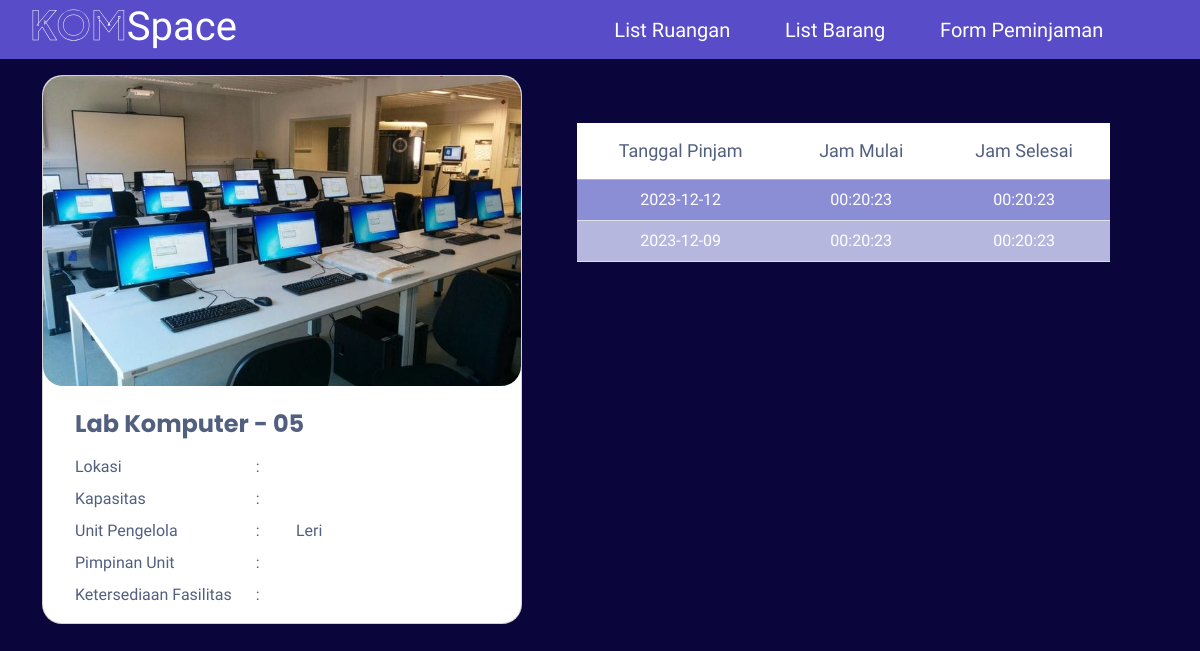
Page /user/info_ruangan.php?id_ruangan=5 on the committed database.
### tables this page shows
CREATE TABLE `ruangan` (
  `nama_ruangan` varchar(40) DEFAULT NULL,
  `kode_ruangan` varchar(20) DEFAULT NULL,
  `id_ruangan` int NOT NULL,
  `img` longblob,
  `penanggung_jawab` varchar(50) DEFAULT NULL
);

CREATE TABLE `peminjaman_ruangan` (
  `id_peminjaman` int NOT NULL,
  `id_ruangan` int DEFAULT NULL,
  `id_user` int DEFAULT NULL,
  `tanggal_peminjaman` date DEFAULT NULL,
  `waktu_mulai` time DEFAULT NULL,
  `waktu_selesai` time DEFAULT NULL,
  `status` varchar(20) DEFAULT NULL,
  `nama_ruangan` varchar(50) DEFAULT NULL
);

### user/info_ruangan.php (the view, shortened to what this page needs)
<?php
include("../database/connect.php");
$id_ruangan = $_GET['id_ruangan'];
$sql = "
    SELECT r.*, p.tanggal_peminjaman, p.waktu_mulai, p.waktu_selesai
    FROM ruangan r
    LEFT JOIN peminjaman_ruangan p ON r.id_ruangan = p.id_ruangan
    WHERE r.id_ruangan = '$id_ruangan'
";
$result = mysqli_query($conn, $sql);
$room = mysqli_fetch_array($result);
?>
<!DOCTYPE html>
<html lang="en">
<head>
    <link rel="stylesheet" href="../css/style.css">
    <link href='https://unpkg.com/boxicons@2.1.1/css/boxicons.min.css' rel='stylesheet'>
    <link href="https://cdn.jsdelivr.net/npm/bootstrap@5.3.3/dist/css/bootstrap.min.css" rel="stylesheet">
    <link href='https://unpkg.com/boxicons@2.1.1/css/boxicons.min.css' rel='stylesheet'>
</head>
<body>
<nav class="navbar">
    <div class="tulisan">
        <h1 class="logo"><a href="../index.php">
          <span style="background: url(https://cdn.textures4photoshop.com/tex/thumbs/seamless-galaxy-with-stars-texture-for-photoshop-thumb48.jpg) no-repeat center center;
            -webkit-background-clip: text; -webkit-text-stroke: 0.5px #fff;
            color: transparent; background-size: cover;">KOM</span>Space</span>
        </a></h1>
        <div class="container d-flex">
            <ul class="ms-auto" style="list-style-type: none;">
                <li>
                    <a href="ruangan.php">List Ruangan</a>
                </li>
                <li>
                    <a href="barang.php">List Barang</a>
                </li>
                <li>
                    <a href="data_pinjam_ruang.php">Form Peminjaman</a>
                </li>
                <li>
                    <a href="../logout.php" class="d-flex align-items-center"><ion-icon name="log-out-outline" style="font-size: 32px;"></ion-icon></a>
                </li>
            </ul>
        </div>
    </div>
</nav>
<div class="container">
    <div class="row justify-content-around mt-3">
      <div class="col-lg-5 col-md-auto col-sm-auto mb-5 card-room">
        <div class="card" style="width: 480px;">
          <img src="../img/<?php echo $room['img']; ?>" alt="Room Image" class="card-img-top card-img" style="max-height: 310px; object-fit: cover;" alt="...">
          <div class="card-body card-info ms-3" style="color: #525F7F;">
            <h5 class="card-title text-title text-start py-2 fs-4 fw-bold" style="font-family: Poppins;"><?php echo $room['nama_ruangan']; ?></h5>
            <table class="card-text text-subtitle text-start">
            <tr>
                    <td style="vertical-align: top;">Lokasi</td>
                    <td class="px-4 pb-2" style="vertical-align: top;">:
                        &emsp;
                        &ensp;
                    </td>
                </tr>
                <tr>
                    <td style="vertical-align: top;">Kapasitas</td>
                    <td class="px-4 pb-2" style="vertical-align: top;">:
                        &emsp;
                        &ensp;
                    </td>
                </tr>
                <tr>
                    <td style="vertical-align: top;">Unit Pengelola</td>
                    <td class="px-4 pb-2" style="vertical-align: top;">:
                        &emsp;
                        &ensp;
                        <?php echo $room['penanggung_jawab']; ?>
                    </td>
                </tr>
                <tr>
                    <td style="vertical-align: top;">Pimpinan Unit</td>
                    <td class="px-4 pb-2" style="vertical-align: top;">:
                        &emsp;
                        &ensp;
                    </td>
                </tr>
                <tr>
                    <td style="vertical-align: top;">Ketersediaan Fasilitas</td>
                    <td class="px-4 d-flex" style="vertical-align: top;">:
                        <ul>
                        </ul>
                    </td>
                </tr>
                </table>
          </div>
        </div>
    </div>
 <div class="col-lg-7 col-md-auto col-sm-auto mb-5 ps-lg-4">
            <div class="table-responsive d-flex">
                <table class="table table-striped table-hover m-5 text-center">
                    <thead class="table-primary tab-heading lh-lg" style="--bs-table-bg: #ffff;">
                        <tr>
                        <th scope="col">Tanggal Pinjam</th>
                        <th scope="col">Jam Mulai</th>
                        <th scope="col">Jam Selesai</th>
                        </tr>
                    </thead>
                    <tbody class="align-middle lh-base">
                        <?php
                        $peminjamanSql = "SELECT * FROM peminjaman_ruangan WHERE id_ruangan = '$id_ruangan'";
                        $peminjamanResult = mysqli_query($conn, $peminjamanSql);
                        while ($peminjaman = mysqli_fetch_array($peminjamanResult)) {
                        ?>
                        <tr>
                            <td><?php echo $peminjaman["tanggal_peminjaman"]; ?></td>
                            <td><?php echo $peminjaman["waktu_mulai"]; ?></td>
                            <td><?php echo $peminjaman["waktu_selesai"]; ?></td>
                        </tr>
                        <?php
                        }
                        ?>
                    </tbody>
                </table>
            </div>
        </div>
</body>
</html>

### css/style.css (style rules this page uses)
* { margin: 0; padding: 0; box-sizing: border-box; font-family: "Itim", cursive; }
body { min-height: 100vh; justify-content: center; background: rgb(10, 5, 59) !important; }
.card-room > .card, .card > img { border-radius: 20px !important; }
.navbar .tulisan { padding-left: 20px; width: 100%; display: flex; flex-direction: row; --bs-bg-opacity: 1; background-color: rgba(88, 76, 200, 1) !important; }
.navbar .tulisan ul { justify-content: space-between; font-size: 20px; align-items: center; display: flex; flex-direction: row; padding: 0 20px 0 0 !important; margin-bottom: 0 !important; }
.navbar { padding: 0% !important; }
.navbar a { color: white; text-decoration: none; padding: 10px 10px; position: relative; }
.navbar ul li a::after { content: ''; position: absolute; left: 0; bottom: -3px; width: 100%; height: 2px; background-color: white; transform: scaleX(0); transition: transform 0.3s ease-in-out; }
h1.logo span { font-family: "Plus Jakarta Sans", sans-serif; font-weight: bold; }
div { display: block; unicode-bidi: isolate; }
.tab-heading th { color: white !important; padding: 10px 15px 10px 15px !important; font-weight: 500; font-size: 18px; }
.table-striped>tbody>tr:nth-child(odd)>td, .table-striped>tbody>tr:nth-child(odd)>th { color: #fff !important; background-color: #9295E0; }
.table-striped>tbody>tr:nth-child(even)>td, .table-striped>tbody>tr:nth-child(even)>th { color: #fff !important; background-color: #B5B7DE; }

### user/info_ruangan.php (style rules this page uses)
.tab-heading th { color: #525F7F !important; }

### rows in the picture
ruangan: img (picture), nama_ruangan "Lab Komputer - 05", penanggung_jawab "Leri"
peminjaman_ruangan: tanggal_peminjaman "2023-12-12", waktu_mulai "00:20:23", waktu_selesai "00:20:23"
peminjaman_ruangan: tanggal_peminjaman "2023-12-09", waktu_mulai "00:20:23", waktu_selesai "00:20:23"
